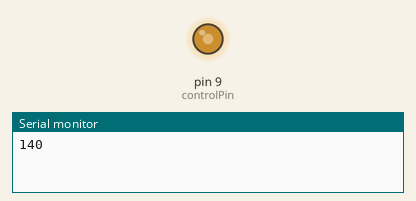
Recording of a sketch running on a simulated Arduino Uno, built with avr-gcc and run on an emulated ATmega328P. Shown: output pins drawn as LEDs (lit = HIGH), the last lines printed to the serial monitor.

Above: at 0.05 s.
At 4.0 s:
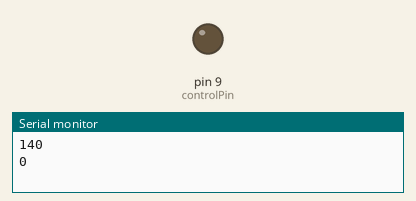
Timing chart, 0 to 5.2 s (numbered marks = the images above):
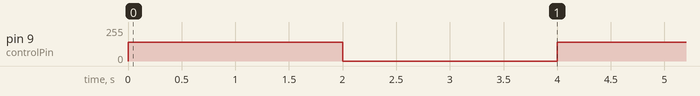

The sketch:

square_wave_flow_profile.ino
```cpp
#include <LiquidCrystal.h>

int controlPin = 9;
int value = 0;

int delayVal = 2000;
int squareHeight = 140;

const int rs = 12, en = 11, d4 = 5, d5 = 4, d6 = 3, d7 = 2;
LiquidCrystal lcd(rs, en, d4, d5, d6, d7);

void setup() {
  pinMode(controlPin, OUTPUT);
  Serial.begin(9600);
}

void loop()
{
  //lcd.setCursor(0, 1);
  //lcd.print("Square wave");
  analogWrite(controlPin, squareHeight);
  Serial.println(squareHeight);

  delay(delayVal);

  analogWrite(controlPin, 0);
  Serial.println(0);

  delay(delayVal);
}
```

Measured:
- by itself, pin 9 (controlPin): alternates 140/255 for 2.0 s and 0/255 for 2.0 s
